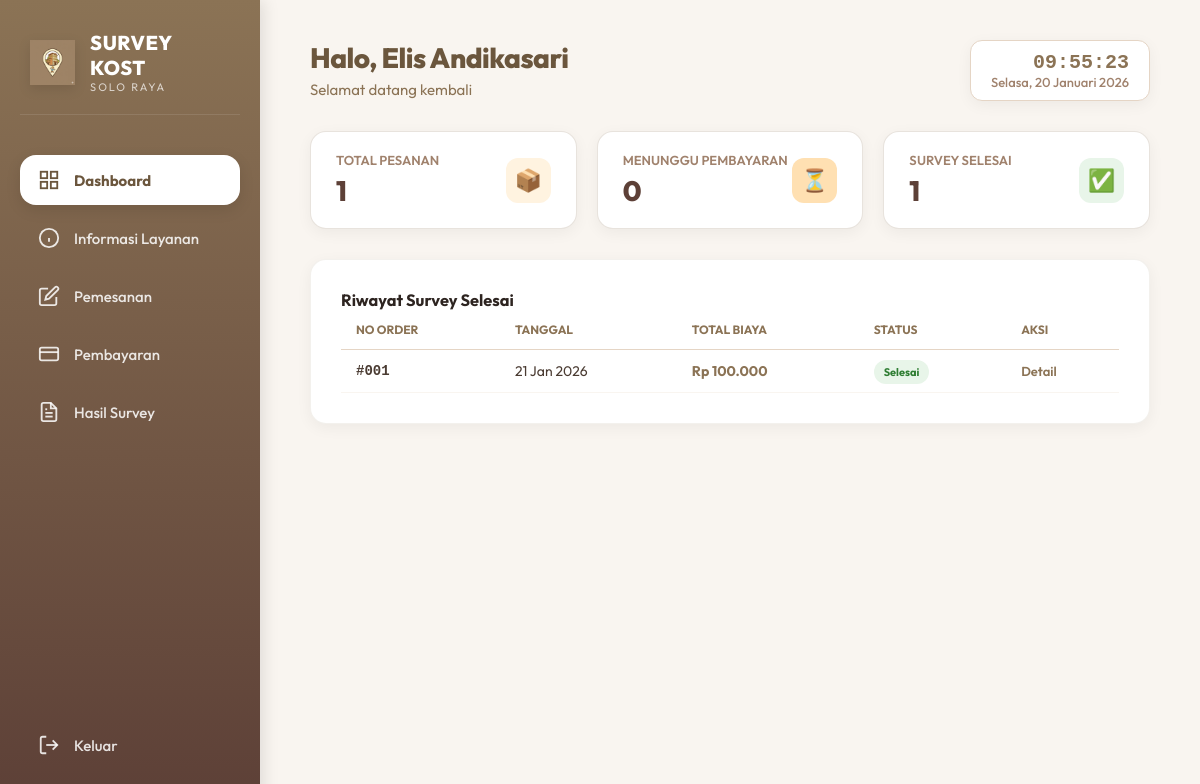
Screenshot of /user/dashboard.php (signed in) with the database file from the repository.
### tables this page shows
CREATE TABLE `pemesanan` (
  `id_pemesanan` int(8) NOT NULL,
  `id_klien` int(8) NOT NULL,
  `id_layanan` int(8) NOT NULL,
  `jarak_dari_kantor` varchar(50) NOT NULL,
  `alamat_kost` text NOT NULL,
  `no_wa_klien` varchar(15) NOT NULL,
  `jadwal_survey` date NOT NULL,
  `waktu_survey` time NOT NULL,
  `catatan_tambahan` text NOT NULL
);

CREATE TABLE `layanan` (
  `id_layanan` int(8) NOT NULL,
  `jenis_layanan` varchar(100) NOT NULL,
  `keterangan` text NOT NULL,
  `biaya` varchar(100) NOT NULL,
  `ketentuan` text NOT NULL
);

CREATE TABLE `pembayaran` (
  `id_pembayaran` int(11) NOT NULL,
  `id_pemesanan` int(8) NOT NULL,
  `total_pembayaran` decimal(12,2) NOT NULL,
  `metode_pembayaran` varchar(50) NOT NULL,
  `tanggal_pembayaran` date NOT NULL,
  `bukti_pembayaran` varchar(255) NOT NULL,
  `status` enum('Pending','Valid','Invalid') DEFAULT 'Pending'
);

### user/dashboard.php (the view, shortened to what this page needs)
<?php
require_once '../config.php';
$id_klien = $_SESSION['user_id'] ?? 0;
$nama_lengkap = $_SESSION['nama_lengkap'] ?? 'User';
$stmt = $conn->prepare("SELECT COUNT(*) as total FROM pemesanan WHERE id_klien = ?");
$stmt->bind_param("i", $id_klien);
$stmt->execute();
$total_pesanan = $stmt->get_result()->fetch_assoc()['total'];
$stmt = $conn->prepare("SELECT COUNT(*) as pending FROM pemesanan p
                        LEFT JOIN pembayaran pay ON p.id_pemesanan = pay.id_pemesanan
                        WHERE p.id_klien = ? AND (pay.id_pembayaran IS NULL)");
$stmt->bind_param("i", $id_klien);
$stmt->execute();
$total_pending = $stmt->get_result()->fetch_assoc()['pending'];
$stmt = $conn->prepare("SELECT COUNT(*) as done FROM pemesanan p
                        JOIN hasil_survey s ON p.id_pemesanan = s.id_pemesanan
                        WHERE p.id_klien = ?");
$stmt->bind_param("i", $id_klien);
$stmt->execute();
$total_done = $stmt->get_result()->fetch_assoc()['done'];
$stmt = $conn->prepare("SELECT p.*, l.jenis_layanan, l.biaya as base_price, pay.status as status_pembayaran
                        FROM pemesanan p
                        JOIN layanan l ON p.id_layanan = l.id_layanan
                        JOIN hasil_survey hs ON p.id_pemesanan = hs.id_pemesanan
                        LEFT JOIN pembayaran pay ON p.id_pemesanan = pay.id_pemesanan
                        WHERE p.id_klien = ?
                        ORDER BY p.id_pemesanan DESC LIMIT 5");
$stmt->bind_param("i", $id_klien);
$stmt->execute();
$recent_orders = $stmt->get_result();
?>
<!DOCTYPE html>
<html lang="id">
<head>
    <link rel="stylesheet" href="../css/user_global.css">
</head>
<body>
    <aside class="sidebar">
        <div class="logo-container">
            <img src="../logo1.png" alt="Logo" class="logo-img">
            <div class="logo-text">
                <h2>SURVEY KOST</h2>
                <span>SOLO RAYA</span>
            </div>
        </div>
        <ul class="nav-menu">
            <li class="nav-item">
                <a href="dashboard.php" class="active">
                    <svg viewBox="0 0 24 24" fill="none" stroke="currentColor" stroke-width="2"><rect x="3" y="3" width="7" height="7"></rect><rect x="14" y="3" width="7" height="7"></rect><rect x="14" y="14" width="7" height="7"></rect><rect x="3" y="14" width="7" height="7"></rect></svg>
                    <span>Dashboard</span>
                </a>
            </li>
            <li class="nav-item">
                <a href="layanan.php">
                   <svg viewBox="0 0 24 24" fill="none" stroke="currentColor" stroke-width="2"><circle cx="12" cy="12" r="10"></circle><line x1="12" y1="16" x2="12" y2="12"></line><line x1="12" y1="8" x2="12.01" y2="8"></line></svg>
                   <span>Informasi Layanan</span>
                </a>
            </li>
            <li class="nav-item">
                <a href="pemesanan.php">
                   <svg viewBox="0 0 24 24" fill="none" stroke="currentColor" stroke-width="2"><path d="M11 4H4a2 2 0 0 0-2 2v14a2 2 0 0 0 2 2h14a2 2 0 0 0 2-2v-7"></path><path d="M18.5 2.5a2.121 2.121 0 0 1 3 3L12 15l-4 1 1-4 9.5-9.5z"></path></svg>
                   <span>Pemesanan</span>
                </a>
            </li>
            <li class="nav-item">
                <a href="pembayaran.php">
                    <svg viewBox="0 0 24 24" fill="none" stroke="currentColor" stroke-width="2"><rect x="2" y="5" width="20" height="14" rx="2"></rect><line x1="2" y1="10" x2="22" y2="10"></line></svg>
                    <span>Pembayaran</span>
                </a>
            </li>
            <li class="nav-item">
                <a href="survey.php">
                    <span>Hasil Survey</span>
                </a>
            </li>
            <li class="nav-item" style="margin-top: auto;">
                <a href="../logout.php" onclick="return confirm('Keluar dari aplikasi?')">
                    <svg viewBox="0 0 24 24" fill="none" stroke="currentColor" stroke-width="2"><path d="M9 21H5a2 2 0 0 1-2-2V5a2 2 0 0 1 2-2h4"></path><polyline points="16 17 21 12 16 7"></polyline><line x1="21" y1="12" x2="9" y2="12"></line></svg>
                    <span>Keluar</span>
                </a>
            </li>
        </ul>
    </aside>
    <main class="main-wrapper">
        <div class="header-row">
            <div class="page-header" style="margin-bottom:0;">
                <h1>Halo, <?php echo htmlspecialchars($nama_lengkap); ?></h1>
                <p>Selamat datang kembali</p>
            </div>
            <div class="clock-card">
                <div class="clock-time" id="realtime-clock">00:00:00</div>
                <div class="clock-date" id="realtime-date">Loading date...</div>
            </div>
        </div>
        <div class="stats-grid">
            <div class="stat-box">
                <div>
                    <div class="stat-label">TOTAL PESANAN</div>
                    <div class="stat-value"><?php echo $total_pesanan; ?></div>
                </div>
                <div class="stat-icon" style="background: #FFF3E0; color: #E65100;">
                    📦
                </div>
            </div>
            <div class="stat-box">
                <div>
                    <div class="stat-label">MENUNGGU PEMBAYARAN</div>
                    <div class="stat-value"><?php echo $total_pending; ?></div>
                </div>
                <div class="stat-icon" style="background: #FFE0B2; color: #F57C00;">
                    ⏳
                </div>
            </div>
            <div class="stat-box">
                <div>
                    <div class="stat-label">SURVEY SELESAI</div>
                    <div class="stat-value"><?php echo $total_done; ?></div>
                </div>
                <div class="stat-icon" style="background: #E8F5E9; color: #2E7D32;">
                    ✅
                </div>
            </div>
        </div>
        <div class="table-card">
            <h3>Riwayat Survey Selesai</h3>
            <div style="overflow-x: auto;">
                <table>
                    <thead>
                        <tr>
                            <th>No Order</th>
                            <th>Tanggal</th>
                            <th>Total Biaya</th>
                            <th>Status</th>
                            <th>Aksi</th>
                        </tr>
                    </thead>
                    <tbody>
                        <?php if ($recent_orders->num_rows > 0): ?>
    <?php while($row = $recent_orders->fetch_assoc()): ?>
        <?php
            $base = $row['base_price'] ?? 50000;
            $jarak = floatval($row['jarak_dari_kantor']);
            $fee = ($jarak > 5) ? ($jarak - 5) * 2500 : 0;
            $harga = $base + $fee;
            $pay_stat = $row['status_pembayaran'];
            if ($pay_stat == 'Invalid' || $pay_stat == 'Ditolak') {
                 $s = 'Ditolak';
                 $bg='#FFEBEE'; $col='#D32F2F';
            } elseif (!$pay_stat) {
                $s = 'Menunggu Pembayaran';
                $bg='#FFF3E0'; $col='#E65100';
            } elseif ($pay_stat == 'Menunggu') {
                $s = 'Verifikasi';
                $bg='#E3F2FD'; $col='#1565C0';
            } elseif ($pay_stat == 'Valid' || $pay_stat == 'Selesai') {
                $s = 'Selesai';
                $bg='#E8F5E9'; $col='#2E7D32';
            } else {
                $s = $pay_stat;
                $bg='#eee'; $col='#333';
            }
        ?>
        <tr>
            <td style="font-family: monospace; font-weight: 600;">#<?php echo sprintf("%03d", $row['id_pemesanan']); ?></td>
            <td><?php echo date('d M Y', strtotime($row['jadwal_survey'])); ?></td>
            <td style="color: #8B7355; font-weight: bold;">Rp <?php echo number_format($harga, 0, ',', '.'); ?></td>
            <td>
                <span class="status-badge" style="background: <?php echo $bg; ?>; color: <?php echo $col; ?>"><?php echo $s; ?></span>
            </td>
            <td>
                <?php if ($s == 'Menunggu Pembayaran'): ?>
                    <a href="pembayaran.php?id=<?php echo $row['id_pemesanan']; ?>" style="text-decoration:none; background:#E65100; color:white; padding:5px 10px; border-radius:5px; font-size:12px;">Bayar</a>
                <?php elseif ($s == 'Ditolak'): ?>
                    <a href="pembayaran.php?id=<?php echo $row['id_pemesanan']; ?>" style="text-decoration:none; background:#D32F2F; color:white; padding:5px 10px; border-radius:5px; font-size:12px;">Bayar Ulang</a>
                <?php else: ?>
                    <a href="survey.php" style="text-decoration:none; color:#8B7355; font-weight:600; font-size:13px;">Detail</a>
                <?php endif; ?>
            </td>
        </tr>
    <?php endwhile; ?>
<?php else: ?>
                            <tr><td colspan="5" style="text-align: center; padding: 20px;">Belum ada data.</td></tr>
                        <?php endif; ?>
                    </tbody>
                </table>
            </div>
        </div>
    </main>
</body>
</html>

### css/user_global.css (style rules this page uses)
:root { --primary: #8B7355; --primary-dark: #6B563D; --primary-light: #D2B48C; --accent: #D4A373; --bg-body: #F9F5F0; --text-dark: #2D2420; --text-light: #FFF8F0; --sidebar-gradient: linear-gradient(180deg, #8B7355 0%, #5D4037 100%); --shadow-soft: 0 10px 40px -10px rgba(139, 115, 85, 0.15); --shadow-sm: 0 4px 15px rgba(0, 0, 0, 0.05); --radius-xl: 24px; --radius-md: 16px; }
* { margin: 0; padding: 0; box-sizing: border-box; }
body { font-family: 'Outfit', sans-serif; background-color: var(--bg-body); color: var(--text-dark); min-height: 100vh; display: flex; font-size: 14px; }
.sidebar { width: 260px; background: var(--sidebar-gradient); height: 100vh; position: fixed; left: 0; top: 0; display: flex; flex-direction: column; padding: 30px 20px; color: var(--text-light); z-index: 50; box-shadow: 4px 0 15px rgba(0, 0, 0, 0.1); }
.logo-container { display: flex; align-items: center; gap: 15px; margin-bottom: 40px; padding: 0 10px; border-bottom: 1px solid rgba(255, 255, 255, 0.1); padding-bottom: 20px; }
.logo-img { width: 45px; height: 45px; object-fit: contain; filter: drop-shadow(0 4px 6px rgba(0, 0, 0, 0.1)); }
.logo-text h2 { font-size: 20px; font-weight: 800; color: white; letter-spacing: 0.5px; text-transform: uppercase; }
.logo-text span { font-size: 11px; color: rgba(255, 255, 255, 0.7); font-weight: 400; display: block; letter-spacing: 2px; }
.nav-menu { list-style: none; flex: 1; display: flex; flex-direction: column; gap: 8px; }
.nav-item a { display: flex; align-items: center; gap: 14px; padding: 14px 18px; border-radius: 16px; color: rgba(255, 255, 255, 0.85); text-decoration: none; font-weight: 500; font-size: 15px; transition: all 0.3s ease; }
.nav-item a.active { background: white; color: var(--primary-dark); box-shadow: 0 5px 15px rgba(0, 0, 0, 0.1); font-weight: 700; }
.nav-item a svg { width: 22px; height: 22px; }
.main-wrapper { flex: 1; margin-left: 260px; padding: 40px 50px; }
.page-header { margin-bottom: 30px; }
.page-header h1 { font-size: 28px; font-weight: 800; color: var(--primary-dark); margin-bottom: 5px; letter-spacing: -0.5px; }
.page-header p { color: #8B7355; font-size: 15px; }
.table-card, .form-card, .result-card { background: white; border-radius: 16px; padding: 30px; box-shadow: var(--shadow-sm); border: 1px solid rgba(139, 115, 85, 0.1); margin-bottom: 30px; overflow: hidden; }
.stats-grid { display: grid; grid-template-columns: repeat(auto-fit, minmax(220px, 1fr)); gap: 20px; margin-bottom: 30px; max-width: 100%; }
.stat-box { background: white; padding: 20px 25px; border-radius: 16px; box-shadow: var(--shadow-sm); border: 1px solid rgba(139, 115, 85, 0.2); display: flex; align-items: center; justify-content: space-between; transition: 0.3s; }
.stat-label { font-size: 13px; color: #A0826D; margin-bottom: 5px; font-weight: 600; text-transform: uppercase; }
.stat-value { font-size: 28px; font-weight: 800; color: #5D4037; }
.stat-icon { width: 45px; height: 45px; border-radius: 12px; display: flex; align-items: center; justify-content: center; font-size: 22px; }
table { width: 100%; border-collapse: collapse; }
th { text-align: left; padding: 12px 15px; color: #8B7355; font-size: 12px; text-transform: uppercase; border-bottom: 1px solid #E5D5C5; font-weight: 700; }
td { padding: 12px 15px; border-bottom: 1px solid #F9F5F0; color: #4A3B32; font-size: 14px; }
td:first-child { font-weight: 600; }
.status-badge { padding: 5px 10px; border-radius: 20px; font-size: 11px; font-weight: 700; }

### user/dashboard.php (style rules this page uses)
.header-row { display: flex; justify-content: space-between; align-items: flex-start; margin-bottom: 30px; }
.clock-card { background: white; padding: 10px 20px; border-radius: 12px; box-shadow: var(--shadow-sm); border: 1px solid #E5D5C5; text-align: right; min-width: 180px; }
.clock-time { font-size: 20px; font-weight: 700; color: var(--primary); font-family: monospace; }
.clock-date { font-size: 13px; color: #A0826D; font-weight: 500; }

### rows the page displays
pemesanan: id_pemesanan "001", jadwal_survey "21 Jan 2026", harga "100.000", pembayaran.status "Selesai"

### other values shown
$nama_lengkap "Elis Andikasari"
$total_pesanan "1"
$total_pending "0"
$total_done "1"
